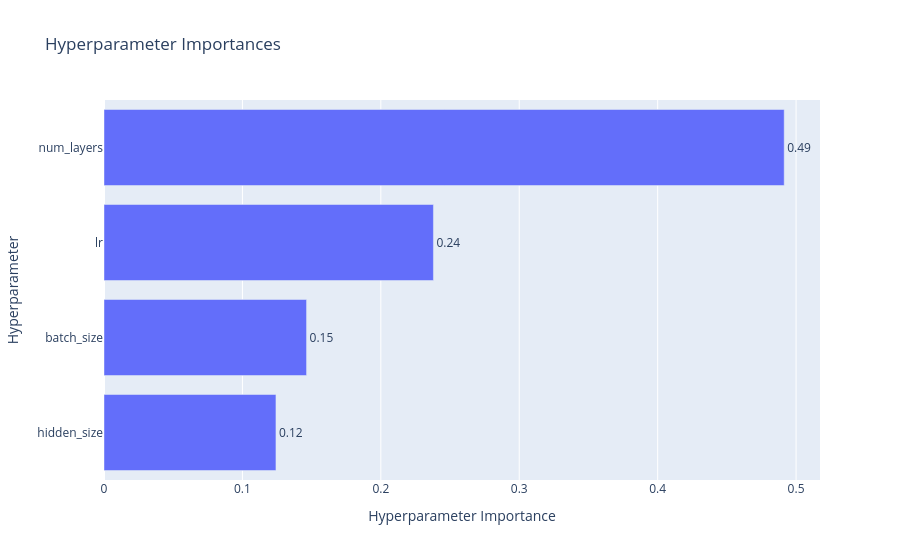

Here is the notebook cell this chart was saved with:
### Code cell
vis.plot_param_importances(study)

### Figure 1 — Plotly figure (JSON) as saved in the notebook; plotly's stock layout.template omitted (floating-point values rounded to 4 significant figures)
{"data": [{"cliponaxis": false, "hovertemplate": ["hidden_size (IntDistribution): 0.12422965592168747<extra></extra>", "batch_size (CategoricalDistribution): 0.14634107698065008<extra></extra>", "lr (FloatDistribution): 0.23800496268628668<extra></extra>", "num_layers (IntDistribution): 0.49142430441137575<extra></extra>"], "name": "Objective Value", "orientation": "h", "text": ["0.12", "0.15", "0.24", "0.49"], "textposition": "outside", "type": "bar", "x": [0.1242, 0.1463, 0.238, 0.4914], "y": ["hidden_size", "batch_size", "lr", "num_layers"]}], "layout": {"title": {"text": "Hyperparameter Importances"}, "xaxis": {"title": {"text": "Hyperparameter Importance"}}, "yaxis": {"title": {"text": "Hyperparameter"}}}}
